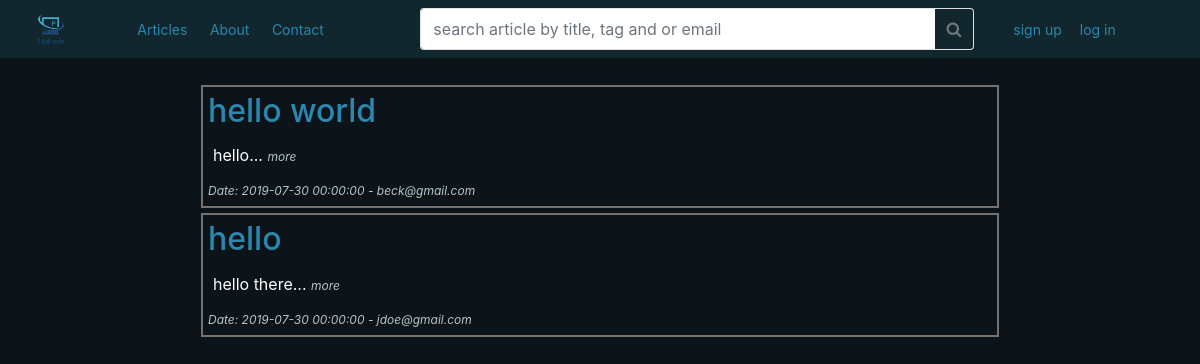
Before: / with the older database file.
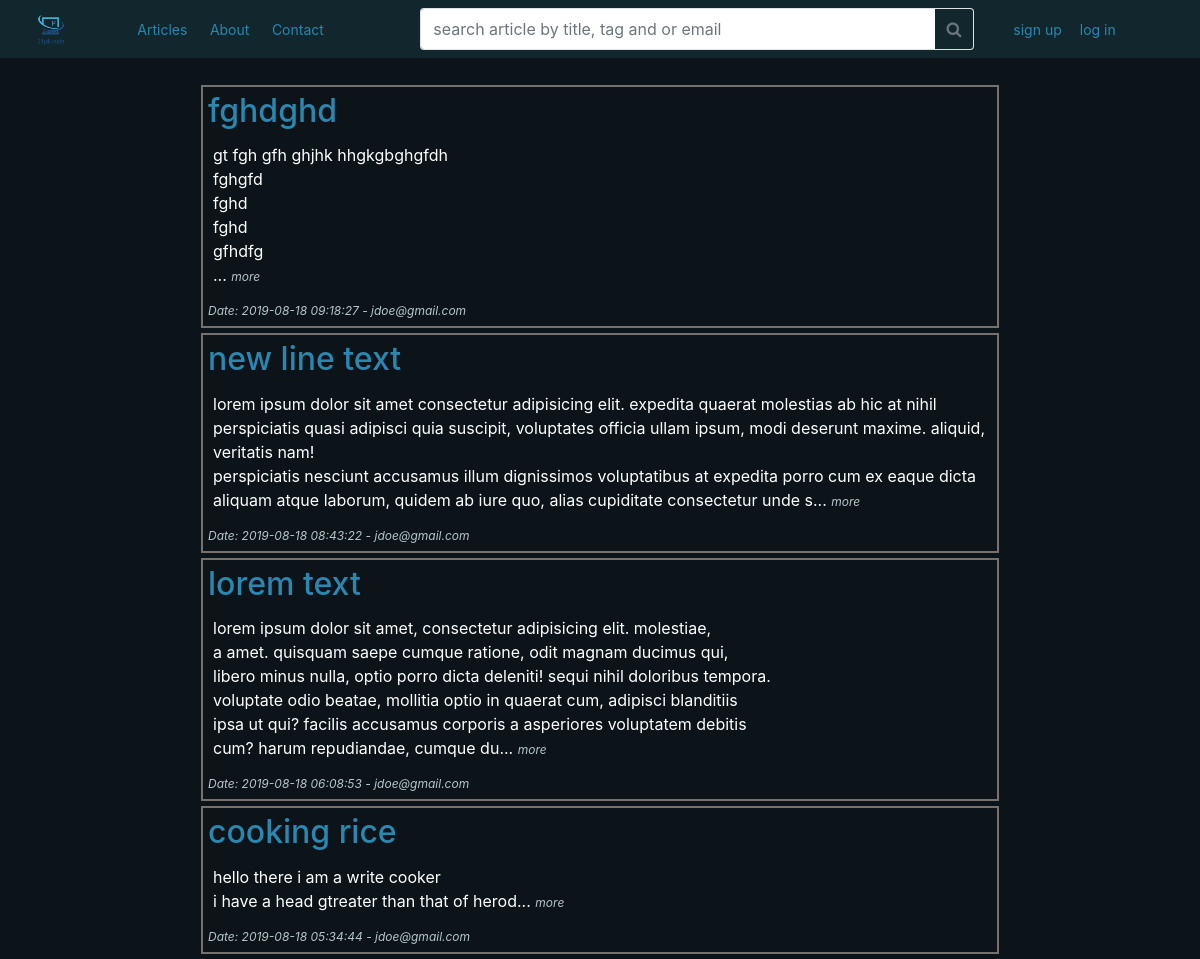
After: the same page with the newer database file.
### tables this page shows
CREATE TABLE `articles` (
  `post_id` int(11) NOT NULL,
  `post_title` varchar(255) NOT NULL,
  `post_content` text NOT NULL,
  `post_date` datetime NOT NULL DEFAULT current_timestamp(),
  `user_email` varchar(255) NOT NULL
);

### index.php (the view, shortened to what this page needs)
<?php
    include_once "views_preprocessor.php";
?>
<?php
    $read_article_query = "SELECT `post_title`, `post_content`, `post_date`, `user_email` FROM `articles` ORDER BY `post_date` DESC LIMIT 4;";
    $article_result = mysqli_query($db_connection, $read_article_query);
    $article_data = mysqli_fetch_all($article_result);
?>
<div class="index-body container-fluid">
    <?php
        if ($article_data):
            foreach ($article_data as $data):
    ?>
                <div class="article">
                    <h2><?=$data[0];?></h2>
                    <p><?=str_replace("rn", "<br>", substr($data[1], 0, 400) . "... ");?><a href="#"><span>more</span></a></p>
                    <span>Date: <?=$data[2] . " - " . $data[3];?></span>
                </div>
    <?php
            endforeach;
        else:
    ?>      <div>
                <p>Sorry Note articles here yet!!!</p>
            </div>
    <?php
        endif;
    ?>
</div>

Changed rows visible on the page:
removed articles: post_title "hello world", post_content "hello...", post_date "2019-07-30 00:00:00", user_email "beck@gmail.com"
removed articles: post_title "hello", post_content "hello there...", post_date "2019-07-30 00:00:00", user_email "jdoe@gmail.com"
added articles: post_title "fghdghd", post_content "gt fgh gfh ghjhk hhgkgbghgfdh fghgfd fghd fghd gfhdfg ...", post_date "2019-08-18 09:18:27", user_email "jdoe@gmail.com"
added articles: post_title "new line text", post_content "lorem ipsum dolor sit amet consectetur adipisicing elit. expedita quaerat molestias ab hic at nihil perspiciatis quasi adipisci quia suscipit, voluptates officia ullam ipsum, modi deserunt maxime. aliquid, veritatis nam! perspiciatis nesciunt accusamus illum dignissimos voluptatibus at expedita porro cum ex eaque dicta aliquam atque laborum, quidem ab iure quo, alias cupiditate consectetur unde s...", post_date "2019-08-18 08:43:22", user_email "jdoe@gmail.com"
added articles: post_title "lorem text", post_content "lorem ipsum dolor sit amet, consectetur adipisicing elit. molestiae, a amet. quisquam saepe cumque ratione, odit magnam ducimus qui, libero minus nulla, optio porro dicta deleniti! sequi nihil doloribus tempora. voluptate odio beatae, mollitia optio in quaerat cum, adipisci blanditiis ipsa ut qui? facilis accusamus corporis a asperiores voluptatem debitis cum? harum repudiandae, cumque du...", post_date "2019-08-18 06:08:53", user_email "jdoe@gmail.com"
added articles: post_title "cooking rice", post_content "hello there i am a write cooker i have a head gtreater than that of herod...", post_date "2019-08-18 05:34:44", user_email "jdoe@gmail.com"
